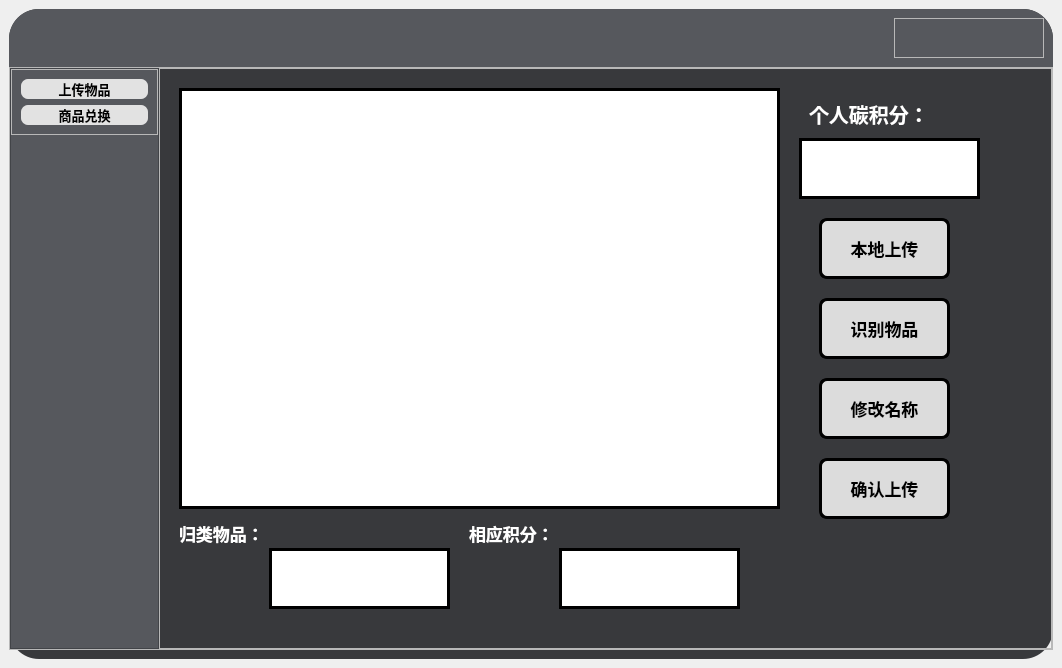
<?xml version="1.0" encoding="UTF-8"?>
<ui version="4.0">
 <class>MainWindow_inter</class>
 <widget class="QMainWindow" name="MainWindow_inter">
  <property name="geometry">
   <rect>
    <x>0</x>
    <y>0</y>
    <width>1062</width>
    <height>668</height>
   </rect>
  </property>
  <property name="windowTitle">
   <string>MainWindow</string>
  </property>
  <widget class="QWidget" name="centralwidget">
   <layout class="QHBoxLayout" name="horizontalLayout">
    <item>
     <widget class="QFrame" name="frame">
      <property name="styleSheet">
       <string notr="true">#frame{
	background-color: rgb(56, 57, 60);
	border-radius:30px;
}</string>
      </property>
      <property name="frameShape">
       <enum>QFrame::StyledPanel</enum>
      </property>
      <property name="frameShadow">
       <enum>QFrame::Raised</enum>
      </property>
      <layout class="QVBoxLayout" name="verticalLayout">
       <property name="spacing">
        <number>0</number>
       </property>
       <property name="leftMargin">
        <number>0</number>
       </property>
       <property name="topMargin">
        <number>0</number>
       </property>
       <property name="rightMargin">
        <number>0</number>
       </property>
       <item>
        <widget class="QFrame" name="frame_2">
         <property name="sizePolicy">
          <sizepolicy hsizetype="Expanding" vsizetype="Preferred">
           <horstretch>0</horstretch>
           <verstretch>1</verstretch>
          </sizepolicy>
         </property>
         <property name="styleSheet">
          <string notr="true">#frame_2{
	background-color: rgb(86, 88, 93);
	border-top-left-radius:30px;
	border-top-right-radius:30px;
}</string>
         </property>
         <property name="frameShape">
          <enum>QFrame::StyledPanel</enum>
         </property>
         <property name="frameShadow">
          <enum>QFrame::Raised</enum>
         </property>
         <layout class="QHBoxLayout" name="horizontalLayout_3">
          <item alignment="Qt::AlignRight">
           <widget class="QFrame" name="frame_4">
            <property name="minimumSize">
             <size>
              <width>150</width>
              <height>0</height>
             </size>
            </property>
            <property name="styleSheet">
             <string notr="true">QPushButton{
	border:none;
}
QPushButton:hover{
	padding-bottom:5px;
}</string>
            </property>
            <property name="frameShape">
             <enum>QFrame::StyledPanel</enum>
            </property>
            <property name="frameShadow">
             <enum>QFrame::Raised</enum>
            </property>
            <layout class="QHBoxLayout" name="horizontalLayout_2">
             <item>
              <widget class="QPushButton" name="pushButton_max">
               <property name="styleSheet">
                <string notr="true">color: rgb(255, 255, 255);</string>
               </property>
               <property name="text">
                <string/>
               </property>
               <property name="icon">
                <iconset resource="resource2.qrc">
                 <normaloff>:/icons/icons/maximize.png</normaloff>:/icons/icons/maximize.png</iconset>
               </property>
               <property name="iconSize">
                <size>
                 <width>17</width>
                 <height>23</height>
                </size>
               </property>
              </widget>
             </item>
             <item>
              <widget class="QPushButton" name="pushButton_min">
               <property name="text">
                <string/>
               </property>
               <property name="icon">
                <iconset resource="resource2.qrc">
                 <normaloff>:/icons/icons/minus.png</normaloff>:/icons/icons/minus.png</iconset>
               </property>
               <property name="iconSize">
                <size>
                 <width>17</width>
                 <height>23</height>
                </size>
               </property>
              </widget>
             </item>
             <item>
              <widget class="QPushButton" name="pushButton_close">
               <property name="text">
                <string/>
               </property>
               <property name="icon">
                <iconset resource="resource2.qrc">
                 <normaloff>:/icons/icons/close.png</normaloff>:/icons/icons/close.png</iconset>
               </property>
               <property name="iconSize">
                <size>
                 <width>23</width>
                 <height>23</height>
                </size>
               </property>
              </widget>
             </item>
            </layout>
           </widget>
          </item>
         </layout>
        </widget>
       </item>
       <item>
        <widget class="QFrame" name="frame_3">
         <property name="sizePolicy">
          <sizepolicy hsizetype="Expanding" vsizetype="Preferred">
           <horstretch>0</horstretch>
           <verstretch>10</verstretch>
          </sizepolicy>
         </property>
         <property name="frameShape">
          <enum>QFrame::StyledPanel</enum>
         </property>
         <property name="frameShadow">
          <enum>QFrame::Raised</enum>
         </property>
         <layout class="QHBoxLayout" name="horizontalLayout_4">
          <property name="spacing">
           <number>0</number>
          </property>
          <property name="leftMargin">
           <number>0</number>
          </property>
          <property name="topMargin">
           <number>0</number>
          </property>
          <property name="rightMargin">
           <number>0</number>
          </property>
          <property name="bottomMargin">
           <number>0</number>
          </property>
          <item>
           <widget class="QFrame" name="frame_5">
            <property name="sizePolicy">
             <sizepolicy hsizetype="Expanding" vsizetype="Preferred">
              <horstretch>1</horstretch>
              <verstretch>0</verstretch>
             </sizepolicy>
            </property>
            <property name="styleSheet">
             <string notr="true">QPushButton{
	background-color: rgb(226, 226, 226);
	border:none;
	border-radius:7px;
}
QPushButton:pressed{
	padding-left:5px;
	padding-right:5px;
}
#frame_5{
	background-color: rgb(86, 88, 93);
}</string>
            </property>
            <property name="frameShape">
             <enum>QFrame::StyledPanel</enum>
            </property>
            <property name="frameShadow">
             <enum>QFrame::Raised</enum>
            </property>
            <layout class="QVBoxLayout" name="verticalLayout_3">
             <property name="spacing">
              <number>0</number>
             </property>
             <property name="leftMargin">
              <number>0</number>
             </property>
             <property name="topMargin">
              <number>0</number>
             </property>
             <property name="rightMargin">
              <number>0</number>
             </property>
             <property name="bottomMargin">
              <number>0</number>
             </property>
             <item alignment="Qt::AlignTop">
              <widget class="QFrame" name="frame_7">
               <property name="styleSheet">
                <string notr="true">QPushButton:hover{
	padding-bottom:5px;
}</string>
               </property>
               <property name="frameShape">
                <enum>QFrame::StyledPanel</enum>
               </property>
               <property name="frameShadow">
                <enum>QFrame::Raised</enum>
               </property>
               <layout class="QVBoxLayout" name="verticalLayout_2">
                <item>
                 <widget class="QPushButton" name="pushButton_photo">
                  <property name="minimumSize">
                   <size>
                    <width>60</width>
                    <height>20</height>
                   </size>
                  </property>
                  <property name="maximumSize">
                   <size>
                    <width>16777215</width>
                    <height>16777215</height>
                   </size>
                  </property>
                  <property name="font">
                   <font>
                    <family>幼圆</family>
                    <pointsize>10</pointsize>
                    <weight>75</weight>
                    <bold>true</bold>
                   </font>
                  </property>
                  <property name="text">
                   <string>上传物品</string>
                  </property>
                  <property name="icon">
                   <iconset resource="resource2.qrc">
                    <normaloff>:/icons/icons/image.png</normaloff>:/icons/icons/image.png</iconset>
                  </property>
                  <property name="iconSize">
                   <size>
                    <width>20</width>
                    <height>30</height>
                   </size>
                  </property>
                 </widget>
                </item>
                <item>
                 <widget class="QPushButton" name="pushButton_exchange">
                  <property name="minimumSize">
                   <size>
                    <width>60</width>
                    <height>20</height>
                   </size>
                  </property>
                  <property name="font">
                   <font>
                    <family>幼圆</family>
                    <pointsize>10</pointsize>
                    <weight>75</weight>
                    <bold>true</bold>
                   </font>
                  </property>
                  <property name="text">
                   <string>商品兑换</string>
                  </property>
                  <property name="icon">
                   <iconset resource="resource2.qrc">
                    <normaloff>:/icons/icons/dollar.png</normaloff>:/icons/icons/dollar.png</iconset>
                  </property>
                  <property name="iconSize">
                   <size>
                    <width>18</width>
                    <height>30</height>
                   </size>
                  </property>
                 </widget>
                </item>
               </layout>
              </widget>
             </item>
            </layout>
           </widget>
          </item>
          <item>
           <widget class="QFrame" name="frame_6">
            <property name="sizePolicy">
             <sizepolicy hsizetype="Expanding" vsizetype="Preferred">
              <horstretch>6</horstretch>
              <verstretch>0</verstretch>
             </sizepolicy>
            </property>
            <property name="frameShape">
             <enum>QFrame::StyledPanel</enum>
            </property>
            <property name="frameShadow">
             <enum>QFrame::Raised</enum>
            </property>
            <layout class="QVBoxLayout" name="verticalLayout_4">
             <item>
              <widget class="QStackedWidget" name="stackedWidget">
               <property name="styleSheet">
                <string notr="true">background-color: rgba(0, 0, 0, 0);</string>
               </property>
               <property name="currentIndex">
                <number>0</number>
               </property>
               <widget class="QWidget" name="page">
                <widget class="QLabel" name="label">
                 <property name="geometry">
                  <rect>
                   <x>10</x>
                   <y>10</y>
                   <width>601</width>
                   <height>421</height>
                  </rect>
                 </property>
                 <property name="styleSheet">
                  <string notr="true">background-color: rgb(255, 255, 255);
border:3px solid rgb(0,0,0);</string>
                 </property>
                 <property name="text">
                  <string/>
                 </property>
                </widget>
                <widget class="QLabel" name="label_2">
                 <property name="geometry">
                  <rect>
                   <x>630</x>
                   <y>60</y>
                   <width>181</width>
                   <height>61</height>
                  </rect>
                 </property>
                 <property name="font">
                  <font>
                   <family>幼圆</family>
                   <pointsize>15</pointsize>
                   <weight>75</weight>
                   <bold>true</bold>
                  </font>
                 </property>
                 <property name="styleSheet">
                  <string notr="true">background-color: rgb(255, 255, 255);
color: rgb(0, 0, 0);
border:3px solid rgb(0,0,0);</string>
                 </property>
                 <property name="text">
                  <string/>
                 </property>
                </widget>
                <widget class="QLabel" name="label_3">
                 <property name="geometry">
                  <rect>
                   <x>640</x>
                   <y>20</y>
                   <width>151</width>
                   <height>31</height>
                  </rect>
                 </property>
                 <property name="font">
                  <font>
                   <family>幼圆</family>
                   <pointsize>15</pointsize>
                   <weight>75</weight>
                   <bold>true</bold>
                  </font>
                 </property>
                 <property name="styleSheet">
                  <string notr="true">color: rgb(255, 255, 255);</string>
                 </property>
                 <property name="text">
                  <string>个人碳积分：</string>
                 </property>
                 <property name="textFormat">
                  <enum>Qt::PlainText</enum>
                 </property>
                </widget>
                <widget class="QPushButton" name="pushButton_local">
                 <property name="geometry">
                  <rect>
                   <x>650</x>
                   <y>140</y>
                   <width>131</width>
                   <height>61</height>
                  </rect>
                 </property>
                 <property name="font">
                  <font>
                   <family>微软雅黑</family>
                   <pointsize>13</pointsize>
                   <weight>75</weight>
                   <bold>true</bold>
                  </font>
                 </property>
                 <property name="styleSheet">
                  <string notr="true">#pushButton_local{
	background-color: rgb(220, 220, 220);
	color: rgb(0, 0, 0);
	border:3px solid rgb(0,0,0);
	border-radius:8px;
}
#pushButton_local:hover{
	background-color: rgb(255, 255, 255);
	color: rgb(0, 0, 0);
}
#pushButton_local:pressed{
	padding-top:5px;
	padding-left:5px;

}
</string>
                 </property>
                 <property name="text">
                  <string>本地上传</string>
                 </property>
                </widget>
                <widget class="QPushButton" name="pushButton_identify">
                 <property name="geometry">
                  <rect>
                   <x>650</x>
                   <y>220</y>
                   <width>131</width>
                   <height>61</height>
                  </rect>
                 </property>
                 <property name="font">
                  <font>
                   <family>微软雅黑</family>
                   <pointsize>13</pointsize>
                   <weight>75</weight>
                   <bold>true</bold>
                  </font>
                 </property>
                 <property name="styleSheet">
                  <string notr="true">#pushButton_identify{
	background-color: rgb(220, 220, 220);
	color: rgb(0, 0, 0);
	border:3px solid rgb(0,0,0);
	border-radius:8px;
}
#pushButton_identify:hover{
	background-color: rgb(255, 255, 255);
	color: rgb(0, 0, 0);
}
#pushButton_identify:pressed{
	padding-top:5px;
	padding-left:5px;

}
</string>
                 </property>
                 <property name="text">
                  <string>识别物品</string>
                 </property>
                </widget>
                <widget class="QPushButton" name="pushButton_revise">
                 <property name="geometry">
                  <rect>
                   <x>650</x>
                   <y>300</y>
                   <width>131</width>
                   <height>61</height>
                  </rect>
                 </property>
                 <property name="font">
                  <font>
                   <family>微软雅黑</family>
                   <pointsize>13</pointsize>
                   <weight>75</weight>
                   <bold>true</bold>
                  </font>
                 </property>
                 <property name="styleSheet">
                  <string notr="true">#pushButton_revise{
	background-color: rgb(220, 220, 220);
	color: rgb(0, 0, 0);
	border:3px solid rgb(0,0,0);
	border-radius:8px;
}
#pushButton_revise:hover{
	background-color: rgb(255, 255, 255);
	color: rgb(0, 0, 0);
}
#pushButton_revise:pressed{
	padding-top:5px;
	padding-left:5px;
}
</string>
                 </property>
                 <property name="text">
                  <string>修改名称</string>
                 </property>
                </widget>
                <widget class="QPushButton" name="pushButton_confirm">
                 <property name="geometry">
                  <rect>
                   <x>650</x>
                   <y>380</y>
                   <width>131</width>
                   <height>61</height>
                  </rect>
                 </property>
                 <property name="font">
                  <font>
                   <family>微软雅黑</family>
                   <pointsize>13</pointsize>
                   <weight>75</weight>
                   <bold>true</bold>
                  </font>
                 </property>
                 <property name="styleSheet">
                  <string notr="true">#pushButton_confirm{
	background-color: rgb(220, 220, 220);
	color: rgb(0, 0, 0);
	border:3px solid rgb(0,0,0);
	border-radius:8px;
}
#pushButton_confirm:hover{
	background-color: rgb(255, 255, 255);
	color: rgb(0, 0, 0);
}
#pushButton_confirm:pressed{
	padding-top:5px;
	padding-left:5px;

}
</string>
                 </property>
                 <property name="text">
                  <string>确认上传</string>
                 </property>
                </widget>
                <widget class="QLabel" name="label_4">
                 <property name="geometry">
                  <rect>
                   <x>10</x>
                   <y>440</y>
                   <width>111</width>
                   <height>31</height>
                  </rect>
                 </property>
                 <property name="font">
                  <font>
                   <family>微软雅黑</family>
                   <pointsize>13</pointsize>
                   <weight>75</weight>
                   <bold>true</bold>
                  </font>
                 </property>
                 <property name="styleSheet">
                  <string notr="true">color: rgb(255, 255, 255);</string>
                 </property>
                 <property name="text">
                  <string>归类物品：</string>
                 </property>
                </widget>
                <widget class="QLabel" name="label_5">
                 <property name="geometry">
                  <rect>
                   <x>300</x>
                   <y>440</y>
                   <width>111</width>
                   <height>31</height>
                  </rect>
                 </property>
                 <property name="font">
                  <font>
                   <family>微软雅黑</family>
                   <pointsize>13</pointsize>
                   <weight>75</weight>
                   <bold>true</bold>
                  </font>
                 </property>
                 <property name="styleSheet">
                  <string notr="true">color: rgb(255, 255, 255);</string>
                 </property>
                 <property name="text">
                  <string>相应积分：</string>
                 </property>
                </widget>
                <widget class="QLabel" name="label_6">
                 <property name="geometry">
                  <rect>
                   <x>390</x>
                   <y>470</y>
                   <width>181</width>
                   <height>61</height>
                  </rect>
                 </property>
                 <property name="font">
                  <font>
                   <family>黑体</family>
                   <pointsize>15</pointsize>
                   <weight>75</weight>
                   <bold>true</bold>
                  </font>
                 </property>
                 <property name="styleSheet">
                  <string notr="true">background-color: rgb(255, 255, 255);
color: rgb(0, 0, 0);
border:3px solid rgb(0,0,0);</string>
                 </property>
                 <property name="text">
                  <string/>
                 </property>
                </widget>
                <widget class="QLineEdit" name="lineEdit_Classify">
                 <property name="geometry">
                  <rect>
                   <x>100</x>
                   <y>470</y>
                   <width>181</width>
                   <height>61</height>
                  </rect>
                 </property>
                 <property name="styleSheet">
                  <string notr="true">background-color: rgb(255, 255, 255);
border:3px solid rgb(0,0,0);</string>
                 </property>
                </widget>
               </widget>
               <widget class="QWidget" name="page_2">
                <widget class="QTableWidget" name="tableWidget_2">
                 <property name="geometry">
                  <rect>
                   <x>20</x>
                   <y>10</y>
                   <width>421</width>
                   <height>431</height>
                  </rect>
                 </property>
                 <property name="styleSheet">
                  <string notr="true">background-color: rgb(255, 255, 255);
border:3px solid rgb(0,0,0);</string>
                 </property>
                </widget>
                <widget class="QLabel" name="label_7">
                 <property name="geometry">
                  <rect>
                   <x>460</x>
                   <y>30</y>
                   <width>181</width>
                   <height>31</height>
                  </rect>
                 </property>
                 <property name="font">
                  <font>
                   <family>幼圆</family>
                   <pointsize>15</pointsize>
                   <weight>75</weight>
                   <bold>true</bold>
                  </font>
                 </property>
                 <property name="styleSheet">
                  <string notr="true">color: rgb(255, 255, 255);</string>
                 </property>
                 <property name="text">
                  <string>个人碳积分：</string>
                 </property>
                 <property name="textFormat">
                  <enum>Qt::PlainText</enum>
                 </property>
                </widget>
                <widget class="QLabel" name="label_8">
                 <property name="geometry">
                  <rect>
                   <x>630</x>
                   <y>20</y>
                   <width>181</width>
                   <height>61</height>
                  </rect>
                 </property>
                 <property name="font">
                  <font>
                   <family>幼圆</family>
                   <pointsize>15</pointsize>
                   <weight>75</weight>
                   <bold>true</bold>
                  </font>
                 </property>
                 <property name="styleSheet">
                  <string notr="true">background-color: rgb(255, 255, 255);
color: rgb(0, 0, 0);
border:3px solid rgb(0,0,0);</string>
                 </property>
                 <property name="text">
                  <string/>
                 </property>
                </widget>
                <widget class="QTableWidget" name="tableWidget_3">
                 <property name="geometry">
                  <rect>
                   <x>460</x>
                   <y>110</y>
                   <width>351</width>
                   <height>261</height>
                  </rect>
                 </property>
                 <property name="styleSheet">
                  <string notr="true">background-color: rgb(255, 255, 255);
border:3px solid rgb(0,0,0);</string>
                 </property>
                </widget>
                <widget class="QLabel" name="label_10">
                 <property name="geometry">
                  <rect>
                   <x>480</x>
                   <y>410</y>
                   <width>131</width>
                   <height>31</height>
                  </rect>
                 </property>
                 <property name="font">
                  <font>
                   <family>幼圆</family>
                   <pointsize>15</pointsize>
                   <weight>75</weight>
                   <bold>true</bold>
                  </font>
                 </property>
                 <property name="styleSheet">
                  <string notr="true">color: rgb(255, 255, 255);</string>
                 </property>
                 <property name="text">
                  <string>商品合计：</string>
                 </property>
                 <property name="textFormat">
                  <enum>Qt::PlainText</enum>
                 </property>
                </widget>
                <widget class="QLabel" name="label_9">
                 <property name="geometry">
                  <rect>
                   <x>630</x>
                   <y>390</y>
                   <width>181</width>
                   <height>61</height>
                  </rect>
                 </property>
                 <property name="font">
                  <font>
                   <family>幼圆</family>
                   <pointsize>15</pointsize>
                   <weight>75</weight>
                   <bold>true</bold>
                  </font>
                 </property>
                 <property name="styleSheet">
                  <string notr="true">background-color: rgb(255, 255, 255);
color: rgb(0, 0, 0);
border:3px solid rgb(0,0,0);</string>
                 </property>
                 <property name="text">
                  <string/>
                 </property>
                </widget>
                <widget class="QPushButton" name="pushButton_submit">
                 <property name="geometry">
                  <rect>
                   <x>660</x>
                   <y>470</y>
                   <width>131</width>
                   <height>61</height>
                  </rect>
                 </property>
                 <property name="font">
                  <font>
                   <family>微软雅黑</family>
                   <pointsize>13</pointsize>
                   <weight>75</weight>
                   <bold>true</bold>
                  </font>
                 </property>
                 <property name="styleSheet">
                  <string notr="true">#pushButton_submit{
	background-color: rgb(220, 220, 220);
	color: rgb(0, 0, 0);
	border:3px solid rgb(0,0,0);
	border-radius:8px;
}
#pushButton_submit:hover{
	background-color: rgb(255, 255, 255);
	color: rgb(0, 0, 0);
}
#pushButton_submit:pressed{
	padding-top:5px;
	padding-left:5px;
}</string>
                 </property>
                 <property name="text">
                  <string>提交兑换</string>
                 </property>
                </widget>
                <widget class="QLabel" name="label_11">
                 <property name="geometry">
                  <rect>
                   <x>460</x>
                   <y>70</y>
                   <width>181</width>
                   <height>31</height>
                  </rect>
                 </property>
                 <property name="font">
                  <font>
                   <family>幼圆</family>
                   <pointsize>15</pointsize>
                   <weight>75</weight>
                   <bold>true</bold>
                  </font>
                 </property>
                 <property name="styleSheet">
                  <string notr="true">color: rgb(255, 255, 255);</string>
                 </property>
                 <property name="text">
                  <string>购物车：</string>
                 </property>
                 <property name="textFormat">
                  <enum>Qt::PlainText</enum>
                 </property>
                </widget>
                <widget class="QLabel" name="label_12">
                 <property name="geometry">
                  <rect>
                   <x>20</x>
                   <y>470</y>
                   <width>181</width>
                   <height>31</height>
                  </rect>
                 </property>
                 <property name="font">
                  <font>
                   <family>幼圆</family>
                   <pointsize>15</pointsize>
                   <weight>75</weight>
                   <bold>true</bold>
                  </font>
                 </property>
                 <property name="styleSheet">
                  <string notr="true">color: rgb(255, 255, 255);</string>
                 </property>
                 <property name="text">
                  <string>添加商品编号：</string>
                 </property>
                 <property name="textFormat">
                  <enum>Qt::PlainText</enum>
                 </property>
                </widget>
                <widget class="QLineEdit" name="lineEdit">
                 <property name="geometry">
                  <rect>
                   <x>220</x>
                   <y>470</y>
                   <width>221</width>
                   <height>61</height>
                  </rect>
                 </property>
                 <property name="font">
                  <font>
                   <family>微软雅黑</family>
                   <pointsize>15</pointsize>
                   <weight>75</weight>
                   <bold>true</bold>
                  </font>
                 </property>
                 <property name="styleSheet">
                  <string notr="true">background-color: rgb(255, 255, 255);
border:3px solid rgb(0,0,0);</string>
                 </property>
                </widget>
                <widget class="QPushButton" name="pushButton_delete">
                 <property name="geometry">
                  <rect>
                   <x>490</x>
                   <y>470</y>
                   <width>131</width>
                   <height>61</height>
                  </rect>
                 </property>
                 <property name="font">
                  <font>
                   <family>微软雅黑</family>
                   <pointsize>13</pointsize>
                   <weight>75</weight>
                   <bold>true</bold>
                  </font>
                 </property>
                 <property name="styleSheet">
                  <string notr="true">#pushButton_delete{
	background-color: rgb(220, 220, 220);
	color: rgb(0, 0, 0);
	border:3px solid rgb(0,0,0);
	border-radius:8px;
}
#pushButton_delete:hover{
	background-color: rgb(255, 255, 255);
	color: rgb(0, 0, 0);
}
#pushButton_delete:pressed{
	padding-top:5px;
	padding-left:5px;
}</string>
                 </property>
                 <property name="text">
                  <string>删除物品</string>
                 </property>
                </widget>
               </widget>
              </widget>
             </item>
            </layout>
           </widget>
          </item>
         </layout>
        </widget>
       </item>
      </layout>
     </widget>
    </item>
   </layout>
  </widget>
 </widget>
 <resources>
  <include location="resource2.qrc"/>
 </resources>
 <connections>
  <connection>
   <sender>pushButton_close</sender>
   <signal>clicked()</signal>
   <receiver>MainWindow_inter</receiver>
   <slot>close()</slot>
   <hints>
    <hint type="sourcelabel">
     <x>764</x>
     <y>33</y>
    </hint>
    <hint type="destinationlabel">
     <x>796</x>
     <y>18</y>
    </hint>
   </hints>
  </connection>
  <connection>
   <sender>pushButton_min</sender>
   <signal>clicked()</signal>
   <receiver>MainWindow_inter</receiver>
   <slot>showMinimized()</slot>
   <hints>
    <hint type="sourcelabel">
     <x>721</x>
     <y>36</y>
    </hint>
    <hint type="destinationlabel">
     <x>782</x>
     <y>3</y>
    </hint>
   </hints>
  </connection>
 </connections>
</ui>
